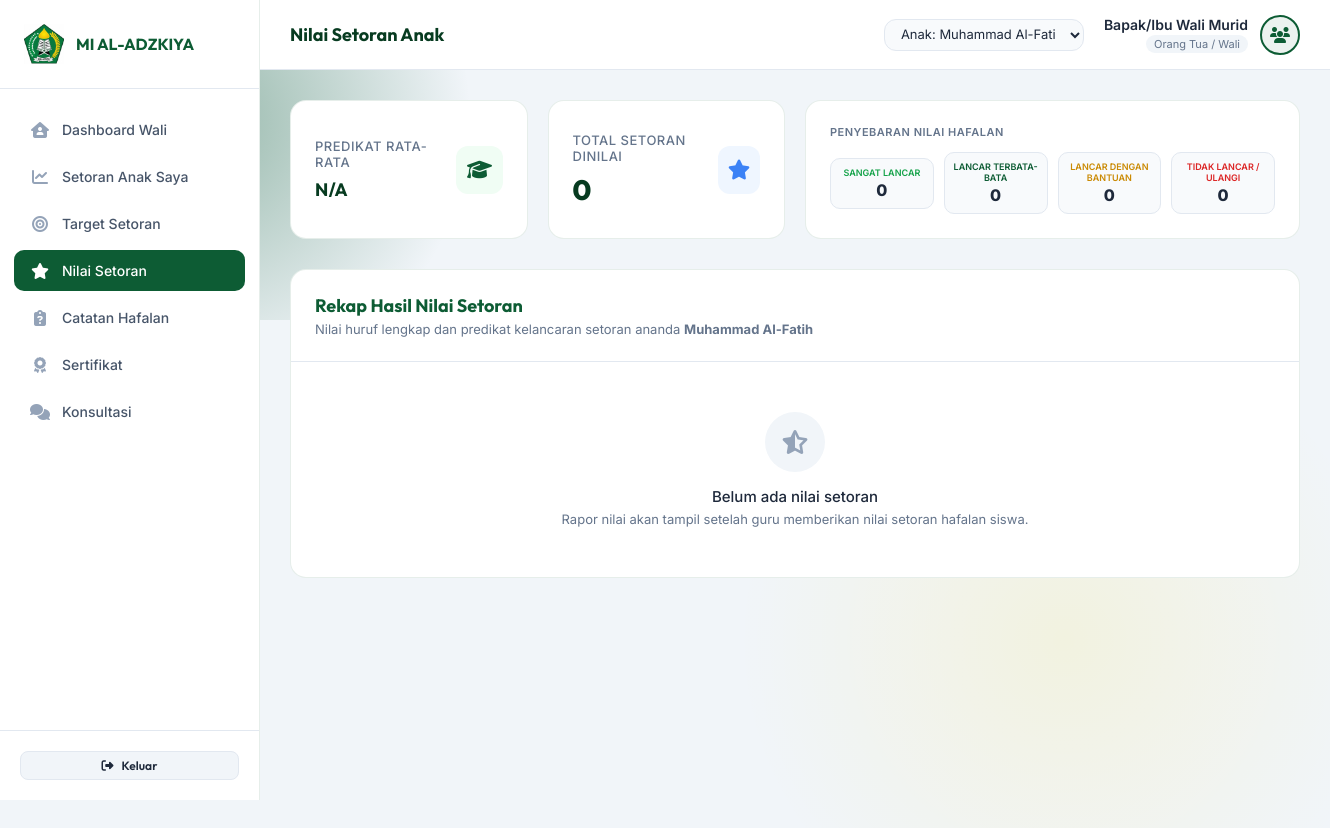
The app's page /orang_tua/nilai.php (signed in), older data.
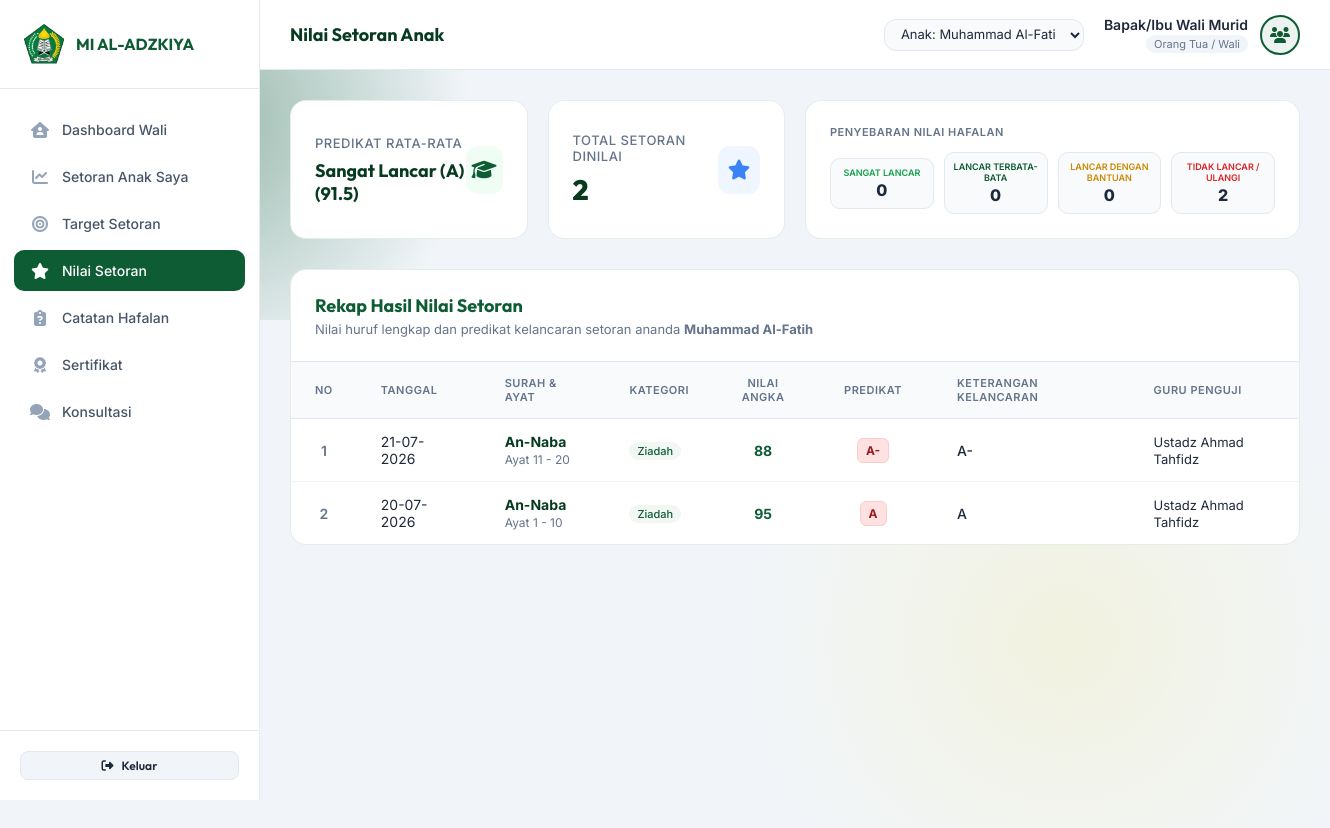
The same page, newer data.
### tables this page shows
CREATE TABLE setoran_tahfidz (
    id INT AUTO_INCREMENT PRIMARY KEY,
    siswa_id INT NOT NULL,
    guru_id INT NOT NULL,
    tanggal DATE NOT NULL,
    surah VARCHAR(100) NOT NULL,
    ayat_mulai INT NOT NULL,
    ayat_selesai INT NOT NULL,
    jenis ENUM('ziadah','murajaah') NOT NULL,
    nilai CHAR(2) NOT NULL,
    nilai_angka INT NULL,
    catatan TEXT NULL,
    created_at TIMESTAMP DEFAULT CURRENT_TIMESTAMP,
    FOREIGN KEY (siswa_id) REFERENCES siswa(id) ON DELETE CASCADE,
    FOREIGN KEY (guru_id) REFERENCES guru_tahfidz(id) ON DELETE CASCADE
);

CREATE TABLE guru_tahfidz (
    id INT AUTO_INCREMENT PRIMARY KEY,
    user_id INT NOT NULL UNIQUE,
    nip VARCHAR(30) UNIQUE,
    nama_lengkap VARCHAR(100) NOT NULL,
    no_hp VARCHAR(20),
    foto_profil VARCHAR(255) NULL,
    FOREIGN KEY (user_id) REFERENCES users(id) ON DELETE CASCADE
);

### config/database.php (called while the page is built, shortened)
<?php
if (!function_exists('formatGrade')) {
    function formatGrade($nilai, $nilai_angka) {
        $nilai = trim($nilai);
        $score = intval($nilai_angka);
        if (strcasecmp($nilai, 'Sangat Lancar') === 0) {
            if ($score >= 90) return 'Sangat Lancar (A)';
            return 'Sangat Lancar (A-)';
        } elseif (strcasecmp($nilai, 'Lancar Terbata-Bata') === 0) {
            if ($score >= 80) return 'Lancar Terbata-Bata (B+)';
            if ($score >= 75) return 'Lancar Terbata-Bata (B)';
            return 'Lancar Terbata-Bata (B-)';
        } elseif (strcasecmp($nilai, 'Lancar dengan Bantuan') === 0) {
            if ($score >= 70) return 'Lancar dengan Bantuan (C+)';
            if ($score >= 65) return 'Lancar dengan Bantuan (C)';
            return 'Lancar dengan Bantuan (C-)';
        } elseif (strcasecmp($nilai, 'Tidak Lancar / Ulangi') === 0) {
            return 'Tidak Lancar / Ulangi (D)';
        }
        return $nilai;
    }
}
?>

### orang_tua/nilai.php (the view, shortened to what the changed rows need)
<?php
require_once '../config/database.php';
require_once 'header.php';
$setoran_list = [];
$avg_grade_letter = 'N/A';
$grade_counts = [
    'Sangat Lancar' => 0,
    'Lancar Terbata-Bata' => 0,
    'Lancar dengan Bantuan' => 0,
    'Tidak Lancar / Ulangi' => 0
];
$total_setoran = 0;
if ($anak_aktif) {
    try {
        $stmt = $pdo->prepare("
            SELECT st.*, gt.nama_lengkap AS nama_guru
            FROM setoran_tahfidz st
            JOIN guru_tahfidz gt ON st.guru_id = gt.id
            WHERE st.siswa_id = :siswa_id
            ORDER BY st.tanggal DESC, st.id DESC
        ");
        $stmt->execute(['siswa_id' => $anak_aktif['id']]);
        $setoran_list = $stmt->fetchAll();
        $total_setoran = count($setoran_list);
        if ($total_setoran > 0) {
            $total_score = 0;
            $score_count = 0;
            foreach ($setoran_list as $s) {
                $nilai = trim($s['nilai']);
                if (strcasecmp($nilai, 'Sangat Lancar') === 0) {
                    $grade_counts['Sangat Lancar']++;
                } elseif (strcasecmp($nilai, 'Lancar Terbata-Bata') === 0) {
                    $grade_counts['Lancar Terbata-Bata']++;
                } elseif (strcasecmp($nilai, 'Lancar dengan Bantuan') === 0) {
                    $grade_counts['Lancar dengan Bantuan']++;
                } else {
                    $grade_counts['Tidak Lancar / Ulangi']++;
                }
                if ($s['nilai_angka'] !== null) {
                    $total_score += intval($s['nilai_angka']);
                    $score_count++;
                } else {
                    if (strcasecmp($nilai, 'Sangat Lancar') === 0) $total_score += 90;
                    elseif (strcasecmp($nilai, 'Lancar Terbata-Bata') === 0) $total_score += 75;
                    elseif (strcasecmp($nilai, 'Lancar dengan Bantuan') === 0) $total_score += 65;
                    else $total_score += 50;
                    $score_count++;
                }
            }
            if ($score_count > 0) {
                $avg_score = $total_score / $score_count;
                $avg_predikat = 'Belum Dinilai';
                if ($avg_score >= 85) $avg_predikat = 'Sangat Lancar';
                elseif ($avg_score >= 70) $avg_predikat = 'Lancar Terbata-Bata';
                elseif ($avg_score >= 60) $avg_predikat = 'Lancar dengan Bantuan';
                else $avg_predikat = 'Tidak Lancar / Ulangi';
                $avg_grade_letter = formatGrade($avg_predikat, $avg_score) . " (" . number_format($avg_score, 1) . ")";
            }
        }
    } catch (\PDOException $e) {
        $error = 'Gagal memuat rekap nilai setoran.';
    }
}
?>
<?php if (empty($daftar_anak)): ?>
    <div class="card" style="margin-top: 20px; box-shadow: none; border: 1.5px solid rgba(239, 68, 68, 0.2); background-color: rgba(239, 68, 68, 0.03); width: 100%; max-width: 100%;">
        <div style="display: flex; gap: 15px; align-items: flex-start;">
            <i class="fa-solid fa-triangle-exclamation" style="font-size: 30px; color: var(--error-color);"></i>
            <div>
                <h3 style="color: #991b1b; font-family: var(--font-heading); margin-bottom: 8px;">Data Anak Belum Terhubung</h3>
                <p style="font-size: 14px; color: var(--text-muted); line-height: 1.6;">
                    Akun Anda belum terhubung dengan data siswa mana pun.
                </p>
            </div>
        </div>
    </div>
<?php else: ?>
    <div class="stat-grid">
        <div class="stat-card" style="box-shadow: none; border: 1px solid rgba(13, 92, 52, 0.1);">
            <div class="stat-info">
                <h3>Predikat Rata-rata</h3>
                <p style="font-size: 18px; font-weight: 700; margin-top: 5px; color: var(--primary-dark);">
                    <?php echo $avg_grade_letter; ?>
                </p>
            </div>
            <div class="stat-icon-box stat-icon-green">
                <i class="fa-solid fa-graduation-cap"></i>
            </div>
        </div>
        <div class="stat-card" style="box-shadow: none; border: 1px solid rgba(13, 92, 52, 0.1);">
            <div class="stat-info">
                <h3>Total Setoran Dinilai</h3>
                <p><?php echo $total_setoran; ?></p>
            </div>
            <div class="stat-icon-box stat-icon-blue">
                <i class="fa-solid fa-star"></i>
            </div>
        </div>
        <div class="stat-card" style="grid-column: span 2; box-shadow: none; border: 1px solid rgba(13, 92, 52, 0.1); display: flex; flex-direction: column; align-items: flex-start; justify-content: center; gap: 8px;">
            <h3 style="font-size: 11px; text-transform: uppercase; color: var(--text-muted); font-weight: 600; letter-spacing: 0.5px; width: 100%;">
                Penyebaran Nilai Hafalan
            </h3>
            <div style="display: flex; gap: 10px; width: 100%; justify-content: space-between; align-items: center; margin-top: 5px; flex-wrap: wrap;">
                <div style="flex: 1; min-width: 100px; text-align: center; background: #f8fafc; border: 1px solid #e2e8f0; padding: 8px; border-radius: 10px;">
                    <div style="font-size: 9px; font-weight: 600; color: #16a34a; text-transform: uppercase;">Sangat Lancar</div>
                    <div style="font-size: 16px; font-weight: 800; color: var(--text-main); margin-top: 2px;"><?php echo $grade_counts['Sangat Lancar']; ?></div>
                </div>
                <div style="flex: 1; min-width: 100px; text-align: center; background: #f8fafc; border: 1px solid #e2e8f0; padding: 8px; border-radius: 10px;">
                    <div style="font-size: 9px; font-weight: 600; color: #0d5c34; text-transform: uppercase;">Lancar Terbata-Bata</div>
                    <div style="font-size: 16px; font-weight: 800; color: var(--text-main); margin-top: 2px;"><?php echo $grade_counts['Lancar Terbata-Bata']; ?></div>
                </div>
                <div style="flex: 1; min-width: 100px; text-align: center; background: #f8fafc; border: 1px solid #e2e8f0; padding: 8px; border-radius: 10px;">
                    <div style="font-size: 9px; font-weight: 600; color: #ca8a04; text-transform: uppercase;">Lancar dengan Bantuan</div>
                    <div style="font-size: 16px; font-weight: 800; color: var(--text-main); margin-top: 2px;"><?php echo $grade_counts['Lancar dengan Bantuan']; ?></div>
                </div>
                <div style="flex: 1; min-width: 100px; text-align: center; background: #f8fafc; border: 1px solid #e2e8f0; padding: 8px; border-radius: 10px;">
                    <div style="font-size: 9px; font-weight: 600; color: #dc2626; text-transform: uppercase;">Tidak Lancar / Ulangi</div>
                    <div style="font-size: 16px; font-weight: 800; color: var(--text-main); margin-top: 2px;"><?php echo $grade_counts['Tidak Lancar / Ulangi']; ?></div>
                </div>
            </div>
        </div>
    </div>
    <div class="admin-card-table" style="box-shadow: none; border: 1px solid rgba(13, 92, 52, 0.1); width: 100%; max-width: 100%;">
        <div class="admin-card-header" style="padding: 24px;">
            <div>
                <h2 style="font-size: 18px; font-family: var(--font-heading); color: var(--primary-color);">
                    Rekap Hasil Nilai Setoran
                </h2>
                <p style="font-size: 13px; color: var(--text-muted); margin-top: 4px;">
                    Nilai huruf lengkap dan predikat kelancaran setoran ananda <strong><?php echo htmlspecialchars($anak_aktif['nama_lengkap']); ?></strong>
                </p>
            </div>
        </div>
        <div class="table-responsive">
            <?php if (empty($setoran_list)): ?>
                <div style="padding: 50px 24px; text-align: center; color: var(--text-muted);">
                    <div style="width: 60px; height: 60px; border-radius: 50%; background-color: #f1f5f9; display: flex; justify-content: center; align-items: center; margin: 0 auto 15px; color: #94a3b8; font-size: 24px;">
                        <i class="fa-solid fa-star-half-stroke"></i>
                    </div>
                    <p style="font-weight: 500; font-size: 15px; color: var(--text-main);">Belum ada nilai setoran</p>
                    <p style="font-size: 13px; color: var(--text-muted); margin-top: 5px;">
                        Rapor nilai akan tampil setelah guru memberikan nilai setoran hafalan siswa.
                    </p>
                </div>
            <?php else: ?>
                <table class="table-admin">
                    <thead>
                        <tr>
                            <th style="width: 60px; text-align: center;">No</th>
                            <th>Tanggal</th>
                            <th>Surah & Ayat</th>
                            <th>Kategori</th>
                            <th style="text-align: center; width: 100px;">Nilai Angka</th>
                            <th style="text-align: center; width: 120px;">Predikat</th>
                            <th>Keterangan Kelancaran</th>
                            <th>Guru Penguji</th>
                        </tr>
                    </thead>
                    <tbody>
                        <?php
                        $no = 1;
                        foreach ($setoran_list as $setoran):
                            $nilai = trim($setoran['nilai']);
                            $nilai_style = '';
                            if (strcasecmp($nilai, 'Sangat Lancar') === 0) {
                                $predikat = 'Sangat Lancar';
                                $nilai_style = 'background-color: #dcfce7; color: #15803d; border: 1px solid #bbf7d0;';
                            } elseif (strcasecmp($nilai, 'Lancar Terbata-Bata') === 0) {
                                $predikat = 'Lancar Terbata-Bata';
                                $nilai_style = 'background-color: #fefce8; color: #854d0e; border: 1px solid #fef08a;';
                            } elseif (strcasecmp($nilai, 'Lancar dengan Bantuan') === 0) {
                                $predikat = 'Lancar dengan Bantuan';
                                $nilai_style = 'background-color: #eff6ff; color: #1d4ed8; border: 1px solid #bfdbfe;';
                            } else {
                                $nilai_style = 'background-color: #fee2e2; color: #991b1b; border: 1px solid #fecaca;';
                            }
                            $jenis_label = $setoran['jenis'] === 'ziadah' ? 'Ziadah' : 'Murajaah';
                            $jenis_style = $setoran['jenis'] === 'ziadah'
                                ? 'background-color: rgba(13, 92, 52, 0.05); color: var(--primary-color);'
                                : 'background-color: rgba(59, 130, 246, 0.05); color: #1d4ed8;';
                        ?>
                            <tr>
                                <td style="text-align: center; font-weight: 600; color: var(--text-muted);"><?php echo $no++; ?></td>
                                <td><?php echo date('d-m-Y', strtotime($setoran['tanggal'])); ?></td>
                                <td>
                                    <strong style="color: var(--primary-dark);"><?php echo htmlspecialchars($setoran['surah']); ?></strong>
                                    <div style="font-size: 12px; color: var(--text-muted); margin-top: 2px;">
                                        Ayat <?php echo $setoran['ayat_mulai']; ?> - <?php echo $setoran['ayat_selesai']; ?>
                                    </div>
                                </td>
                                <td>
                                    <span class="badge-status" style="<?php echo $jenis_style; ?> font-size: 11px; padding: 2px 8px; font-weight: 500;">
                                        <?php echo $jenis_label; ?>
                                    </span>
                                </td>
                                <td style="text-align: center; font-weight: bold; color: var(--primary-color);">
                                    <?php echo htmlspecialchars($setoran['nilai_angka'] ?? '-'); ?>
                                </td>
                                <td style="text-align: center;">
                                    <span style="display: inline-block; padding: 4px 8px; border-radius: 6px; font-weight: bold; font-size: 12px; line-height: normal; <?php echo $nilai_style; ?>">
                                        <?php echo htmlspecialchars($setoran['nilai']); ?>
                                    </span>
                                </td>
                                <td style="font-weight: 500; color: var(--text-main);">
                                    <?php echo htmlspecialchars(formatGrade($setoran['nilai'], $setoran['nilai_angka'])); ?>
                                </td>
                                <td>
                                    <span style="font-size: 13px; color: var(--text-main);"><?php echo htmlspecialchars($setoran['nama_guru']); ?></span>
                                </td>
                            </tr>
                        <?php endforeach; ?>
                    </tbody>
                </table>
            <?php endif; ?>
        </div>
    </div>
<?php endif; ?>
</main>
</div>
</div>
</body>
</html>

Row changes from the older to the newer data that the page shows:
added setoran_tahfidz: tanggal "21-07-2026", surah "An-Naba", ayat_mulai "11", ayat_selesai "20", jenis "Ziadah", nilai_angka "88", nilai "A-", guru.nama_lengkap "Ustadz Ahmad Tahfidz"
added setoran_tahfidz: tanggal "20-07-2026", surah "An-Naba", ayat_mulai "1", ayat_selesai "10", jenis "Ziadah", nilai_angka "95", nilai "A", guru.nama_lengkap "Ustadz Ahmad Tahfidz"
Text that changed along with them:
$avg_grade_letter: "N/A" → "Sangat Lancar (A) (91.5)"
$total_setoran: "0" → "2"
$grade_counts['Tidak Lancar / Ulangi']: "0" → "2"
text no longer shown: "Belum ada nilai setoran Rapor nilai akan tampil setelah guru memberikan nilai setoran hafalan siswa."
text now shown: "NO TANGGAL SURAH & AYAT KATEGORI NILAI ANGKA PREDIKAT KETERANGAN KELANCARAN GURU PENGUJI"
